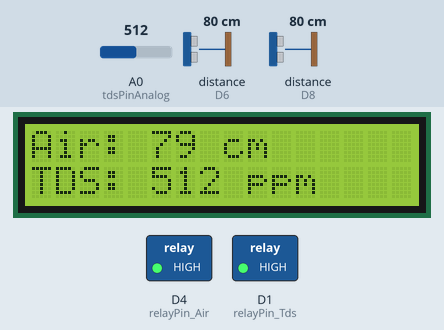
The sketch below on a simulated ESP8266 (NodeMCU). Parts: 16×2 character LCD, switched loads named in the sketch (green lamp = pin HIGH). Wiring (inferred from the names in the program): 2 × ultrasonic range finder: trigger D7, echo D8 / trigger D5, echo D6. The test bench sets the inputs (shaded band); at power-on: distance to the obstacle (sensors on D6, D8) 80 cm, A0 (tdsPinAnalog) = 512. The echo pulse lasts 58.3 µs per cm; WiFi joins after 1.5 s; servers stay silent unless stated; pins used as bus, display or sensor lines are not drawn; what the sketch prints to the serial monitor is not drawn.

Above: at 3.8 s.
3.9 s: distance to the obstacle (sensor on D6) set to 33 cm
At 6.0 s:
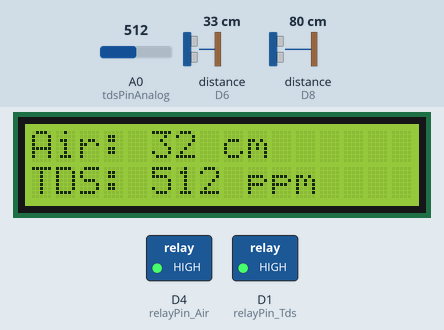
6.3 s: distance to the obstacle (sensor on D6) set to 28 cm
At 8.6 s:
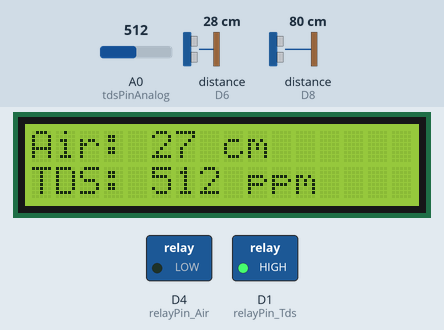
9.6 s: A0 (tdsPinAnalog) set to 107
At 12.4 s:
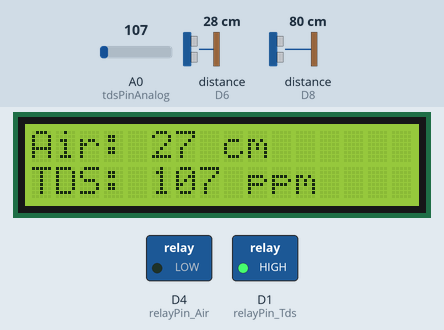
12.8 s: A0 (tdsPinAnalog) set to 91
At 13.7 s:
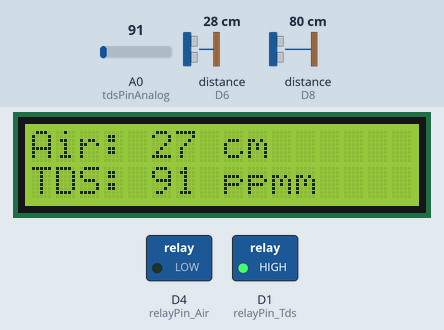
14.5 s: distance to the obstacle (sensor on D6) set to 2 cm
At 17.3 s:
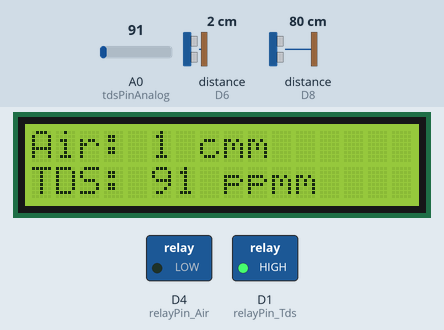
17.7 s: A0 (tdsPinAnalog) set to 122
At 18.5 s:
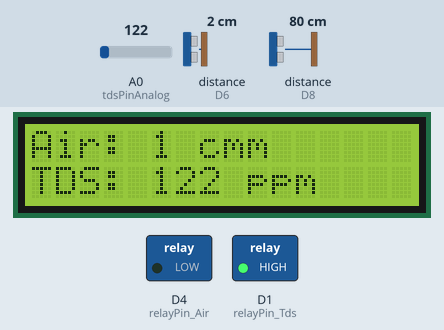
Timing chart, 0 to 20.4 s (numbered marks = the images above; inputs shaded):
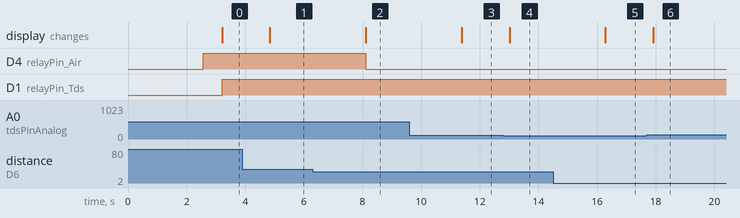

Measured:
- the behaviour switches between 31 and 30 cm on distance to the obstacle (sensor on D6) (found by bisection; images 1 and 2)
- the behaviour switches between 100 and 99 on A0 (tdsPinAnalog) (found by bisection; images 3 and 4)
- after the input at 3.9 s, the display: changes after 0.94 s (image 1)
- after the input at 6.3 s, D4 (relayPin_Air): HIGH → LOW after 1.8 s; the display: changes after 1.8 s (image 2)
- after the input at 9.6 s, the display: changes after 1.8 s (image 3)
- after the input at 12.8 s, the display: changes after 0.22 s (image 4)
- after the input at 14.5 s, the display: changes after 1.8 s (image 5)
- after the input at 17.7 s, the display: changes after 0.21 s (image 6)

The sketch:

FirebaseDemo.ino
```cpp
#include <ESP8266WiFi.h>
#include <ESP8266Firebase.h>
#include <Wire.h>
#include <LiquidCrystal_I2C.h>

#define _SSID "Fall"          // SSID WiFi
#define _PASSWORD "12345678"   // Kata sandi WiFi
#define REFERENCE_URL "https://hidroponik-b8394-default-rtdb.firebaseio.com/"  // URL referensi proyek Firebase

Firebase firebase(REFERENCE_URL);

// Setup untuk LCD I2C
LiquidCrystal_I2C lcd(0x27, 16, 2);  // Alamat I2C 0x27, ukuran LCD 16x2

// Definisikan pin untuk sensor ultrasonik
const int trigPin_murni = D5;
const int echoPin_murni = D6;
const int trigPin_vitamin = D7;
const int echoPin_vitamin = D8;
const int trigPin_campuran = D7;
const int echoPin_campuran = D8;

// Definisikan pin untuk sensor TDS
const int tdsPinAnalog = A0; // Pin analog A0 untuk sensor TDS

// Definisikan pin untuk relay (pompa)
const int relayPin_Air = D4; // Pin digital D4 untuk relay
const int relayPin_Tds = D1; // Pin digital D1 untuk relay

// Definisikan variabel
long duration1, duration2, duration3;
int distance1, distance2, distance3;
int tdsValue;
int ketinggianAirMurni, ketinggianVitamin, ketinggianCampuran;

void setup() {
  Serial.begin(9600);
  // Inisialisasi I2C dengan pin yang diinginkan
  Wire.begin(D3, D2);  // SDA ke D0, SCL ke D5

  lcd.init(); // Inisialisasi LCD
  lcd.backlight();
  lcd.clear();

  pinMode(trigPin_murni, OUTPUT);
  pinMode(echoPin_murni, INPUT);
  pinMode(trigPin_vitamin, OUTPUT);
  pinMode(echoPin_vitamin, INPUT);
  pinMode(trigPin_campuran, OUTPUT);
  pinMode(echoPin_campuran, INPUT);

  pinMode(relayPin_Air, OUTPUT);  // Inisialisasi pin relay sebagai output
  digitalWrite(relayPin_Air, LOW); // relay mati awalnya

  pinMode(relayPin_Tds, OUTPUT);  // Inisialisasi pin relay sebagai output
  digitalWrite(relayPin_Tds, LOW); //  relay mati awalnya

  digitalWrite(LED_BUILTIN, LOW);
  WiFi.mode(WIFI_STA);
  WiFi.disconnect();
  delay(1000);

  // Hubungkan ke WiFi
  Serial.println();
  Serial.println();
  Serial.print("Menghubungkan ke: ");
  Serial.println(_SSID);
  WiFi.begin(_SSID, _PASSWORD);

  while (WiFi.status() != WL_CONNECTED) {
    delay(500);
    Serial.print("-");
  }

  // Cetak alamat IP
  Serial.print("Alamat IP: ");
  Serial.print("http://");
  Serial.print(WiFi.localIP());
  Serial.println("/");
  digitalWrite(LED_BUILTIN, HIGH);
}

void loop() {
  // Pemicu sensor ultrasonik pertama (ketinggian air murni)
  digitalWrite(trigPin_murni, LOW);
  delayMicroseconds(2);
  digitalWrite(trigPin_murni, HIGH);
  delayMicroseconds(10);
  digitalWrite(trigPin_murni, LOW);

  // Ukur durasi echo untuk sensor pertama
  duration1 = pulseIn(echoPin_murni, HIGH);

  // Hitung jarak untuk sensor pertama dalam sentimeter
  distance1 = duration1 * 0.034 / 2;
  ketinggianAirMurni = 80 - distance1;
  // Cetak jarak untuk sensor pertama ke Serial Monitor
  Serial.print("Jarak (Air Murni): ");
  Serial.print(ketinggianAirMurni); //ini
  Serial.println(" cm");

  firebase.setInt("hidro/air_murni", ketinggianAirMurni);

  // Pemicu sensor ultrasonik kedua (ketinggian vitamin)
  digitalWrite(trigPin_vitamin, LOW);
  delayMicroseconds(2);
  digitalWrite(trigPin_vitamin, HIGH);
  delayMicroseconds(10);
  digitalWrite(trigPin_vitamin, LOW);

  // Ukur durasi echo untuk sensor kedua
  duration2 = pulseIn(echoPin_vitamin, HIGH);

  // Hitung jarak untuk sensor kedua dalam sentimeter
  distance2 = duration2 * 0.034 / 2;
  ketinggianVitamin = 30 - distance2;
  // Cetak jarak untuk sensor kedua ke Serial Monitor
  Serial.print("Jarak (Vitamin): ");
  Serial.print(ketinggianVitamin);// ini
  Serial.println(" cm");

  firebase.setInt("hidro/vitamin", ketinggianVitamin);

  // Pemicu sensor ultrasonik ketiga (air campuran)
  digitalWrite(trigPin_campuran, LOW);
  delayMicroseconds(2);
  digitalWrite(trigPin_campuran, HIGH);
  delayMicroseconds(10);
  digitalWrite(trigPin_campuran, LOW);

  // Ukur durasi echo untuk sensor ketiga
  duration3 = pulseIn(echoPin_campuran, HIGH);

  // Hitung jarak untuk sensor ketiga dalam sentimeter
  distance3 = duration3 * 0.034 / 2;
  ketinggianCampuran = 40 - distance3;
  // Cetak jarak untuk sensor ketiga ke Serial Monitor
  Serial.print("Jarak (Air Campuran): ");
  Serial.print(ketinggianCampuran);// ini
  Serial.println(" cm");

  firebase.setInt("hidro/air_campuran", ketinggianCampuran);

  // Baca nilai TDS
  tdsValue = analogRead(tdsPinAnalog);

  // Cetak nilai TDS ke Serial Monitor
  Serial.print("Nilai TDS: ");
  Serial.print(tdsValue);
  Serial.println(" ppm");

  firebase.setInt("hidro/tds", tdsValue);

  // Tampilkan data pada LCD
  lcd.setCursor(0, 0);
  lcd.print("Air: ");
  lcd.print(distance1);
  lcd.print(" cm");

  lcd.setCursor(0, 1);
  lcd.print("TDS: ");
  lcd.print(tdsValue);
  lcd.print(" ppm");

 //Kontrol relay (pompa) berdasarkan kondisi
      if (distance1 > 40) {
        digitalWrite(relayPin_Air, HIGH); // Nyalakan pompa
        Serial.println("Pompa Air OFF");
      }else if (distance1 < 30){
        digitalWrite(relayPin_Air, LOW); // Matikan pompa
        Serial.println("Pompa Air ON");
      }
      if (tdsValue < 1350){
        digitalWrite(relayPin_Tds, HIGH);
        Serial.println("Pompa Tds ON");
      }else if(tdsValue > 1500){
        digitalWrite(relayPin_Tds, LOW);
        Serial.println("Pompa Tds OFF");
      }

  delay(1000); // Tunggu 1 detik sebelum pengukuran berikutnya
}
//distance1 = Air Murni  ------ Ketinggian Air Murni(80) - distance1 = ketinggianAirMurni
//distance2 = Ketinggian Vitamin ------- Ketinggian Vitamin(30) - distance2 = ketinggianVitamin
//distance3 = Campuran -------- Ketinggian Campuran(40) - distance3 = ketinggianCampuran
```
